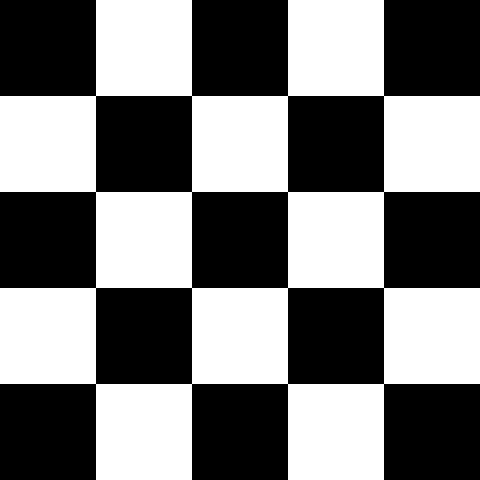
#> input picture A2/Data/Q1/checkerboard.png, 480 x 480 px, found by its file name
$ jupyter execute assignment2.ipynb   (older library calls are emulated)
#> lines starting #> are read from the running program, lines starting #| are printed output that depends on the picture; after the words box and inside, x2 and y2 are one past the last pixel; in counts of white or black regions, pixels touching at a corner belong together
# Assignment 2

[cell 1]
import matplotlib.pyplot as plt
import cv2
import numpy as np
from skimage import io
path = '/home/emile/git/ecse415/A2/'

## 1. Harris Corner Detection

### Checkerboard Image

#### Derivatives

[cell 2]
chk_img = cv2.imread(path+"Data/Q1/checkerboard.png")
#> chk_img is the input picture: shape (480, 480, 3); 48% white; 1 white region, box (x1, y1, x2, y2) and area: (0, 0, 480, 480) 110592
# crh_img = cv2.imread(path+"Data/Q1/courthouse_gray.jpg")

gray = cv2.cvtColor(chk_img, cv2.COLOR_RGB2GRAY)

I_x = cv2.Sobel(gray, cv2.CV_64F, 1, 0, ksize=3)
I_y = cv2.Sobel(gray, cv2.CV_64F, 0, 1, ksize=3)

plt.figure(figsize=(20, 30))
plt.subplot(131), plt.imshow(chk_img, cmap='gray')
plt.title("Original Image"), plt.xticks([]), plt.yticks([])
plt.subplot(132), plt.imshow(I_x, cmap='gray')
plt.title("I_x"), plt.xticks([]), plt.yticks([])
plt.subplot(133), plt.imshow(I_y, cmap='gray')
plt.title("I_y"), plt.xticks([]), plt.yticks([])
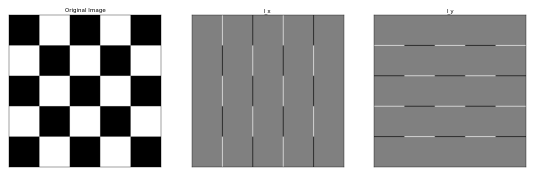
#> figure drawn by matplotlib, 3 panels

#### Square of Derivatives

[cell 3]
I_x2 = np.square(I_x)
I_y2 = np.square(I_y)
Ix_Iy = I_x * I_y
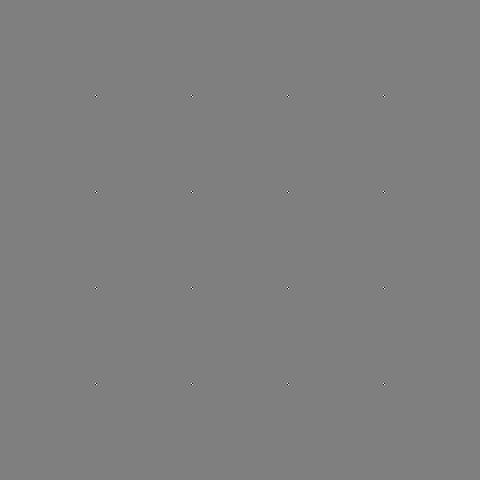
#> Ix_Iy: shape (480, 480) float64; min -260100, max 260100, mean 0; drawn with min black and max white

plt.figure(figsize=(10, 20))
plt.subplot(131), plt.imshow(I_x2, cmap='gray')
plt.title("I_x2"), plt.xticks([]), plt.yticks([])
plt.subplot(132), plt.imshow(I_y2, cmap='gray')
plt.title("I_y2"), plt.xticks([]), plt.yticks([])
plt.subplot(133), plt.imshow(Ix_Iy, cmap='gray')
plt.title("Ix_Iy"), plt.xticks([]), plt.yticks([])

#### Gaussian Filtering

[cell 4]
gauss_x = cv2.GaussianBlur(I_x2, (5,5), 0)
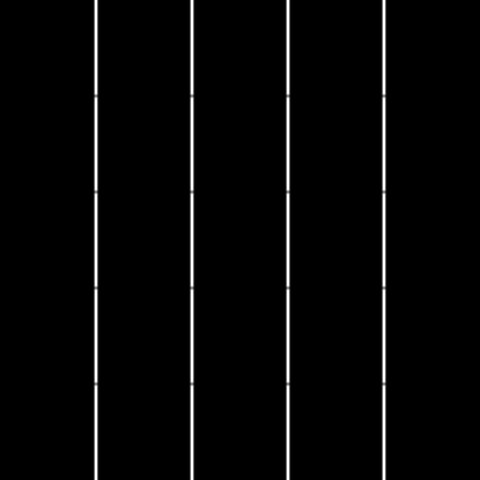
#> gauss_x: shape (480, 480) float64; min 0, max 650250, mean 17123.2; drawn with min black and max white
gauss_y = cv2.GaussianBlur(I_y2, (5,5), 0)
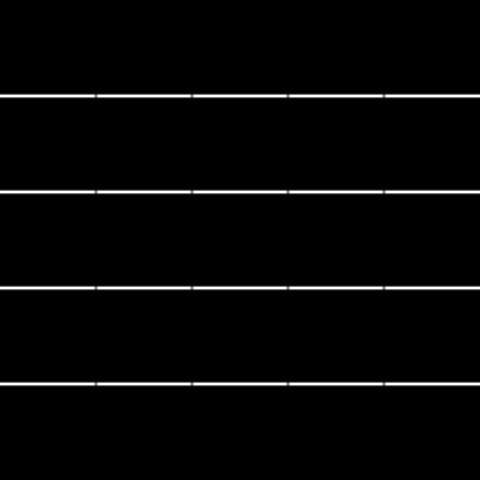
#> gauss_y: shape (480, 480) float64; min 0, max 650250, mean 17123.2; drawn with min black and max white
gauss_xy = cv2.GaussianBlur(Ix_Iy, (5,5), 0)

plt.figure(figsize=(10, 20))
plt.subplot(131), plt.imshow(gauss_x, cmap='gray')
plt.title("5x5 Gaussian of I_x2"), plt.xticks([]), plt.yticks([])
plt.subplot(132), plt.imshow(gauss_y, cmap='gray')
plt.title("5x5 Gaussian of I_y2"), plt.xticks([]), plt.yticks([])
plt.subplot(133), plt.imshow(gauss_xy, cmap='gray')
plt.title("5x5 Gaussian of Ix_Iy"), plt.xticks([]), plt.yticks([])

#### Cornerness function response

[cell 5]
harr = gauss_x * gauss_y - np.square(gauss_xy) - 0.05 * np.square(gauss_x + gauss_y)
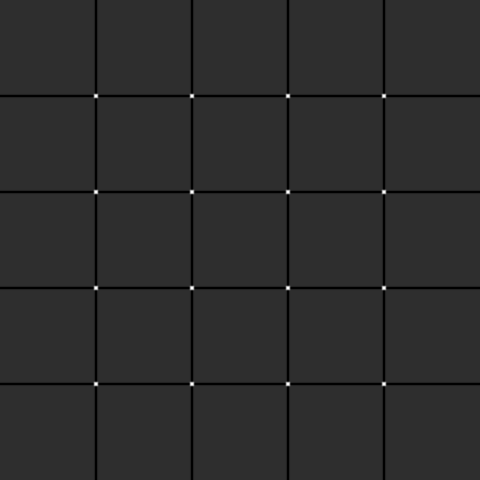
#> harr: shape (480, 480) float64; min -2.11e+10, max 9.54e+10, mean -762190119.2; drawn with min black and max white

plt.imshow(harr, cmap='gray')
plt.title("Cornerness function response"), plt.xticks([]), plt.yticks([])

#### Non-maxima suppresion

[cell 6]
# Non-maxima suppresion function taken from tutorial 3:
def non_max_suppression(img_mag, img_phs):

    M, N = img_mag.shape
    Z = np.zeros((M,N), dtype=np.int32)

    # convert img_phs (radian) into angle image
    img_angle = img_phs * 180. / np.pi
    img_angle[img_angle < 0] += 180


    for i in range(1,M-1): # Note that we are leaving 1 pixel gap on each side of image
        for j in range(1,N-1): # as for boundary pixels one of its neighbourhood pixel is not defined

            # store neighbourhood pixels in variables q and r
            q = 255
            r = 255

            #angle 0
            if (0 <= img_angle[i,j] < 22.5) or (157.5 <= img_angle[i,j] <= 180):
                q = img_mag[i, j+1]
                r = img_mag[i, j-1]
            #angle 45
            elif (22.5 <= img_angle[i,j] < 67.5):
                q = img_mag[i+1, j-1]
                r = img_mag[i-1, j+1]
            #angle 90
            elif (67.5 <= img_angle[i,j] < 112.5):
                q = img_mag[i+1, j]
                r = img_mag[i-1, j]
            #angle 135
            elif (112.5 <= img_angle[i,j] < 157.5):
                q = img_mag[i-1, j-1]
                r = img_mag[i+1, j+1]

            # if pixel magnitude is higher than both its neighbour than keep
            if (img_mag[i,j] >= q) and (img_mag[i,j] >= r):
                Z[i,j] = img_mag[i,j]
            # otherwise make its value to 0
            else:
                Z[i,j] = 0

    return Z

# gradient calculation function taken from tutorial 3:
def sobel_filters(img):
    Kx = np.array([[-1, 0, 1], [-2, 0, 2], [-1, 0, 1]], np.float32)
    Ky = np.array([[1, 2, 1], [0, 0, 0], [-1, -2, -1]], np.float32)

    Ix = cv2.filter2D(img, cv2.CV_64F, Kx)
    Iy = cv2.filter2D(img, cv2.CV_64F, Ky)

    # compute sobel Magnitude/Phase
    Im = cv2.magnitude(Ix, Iy)
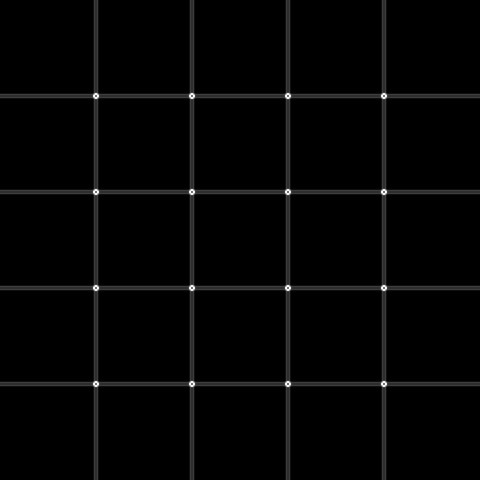
#> Im: shape (480, 480) float64; min 0, max 3.45e+11, mean 6e+09; drawn with min black and max white
    Im = Im / Im.max() * 255
    Ip = cv2.phase(Ix, Iy)
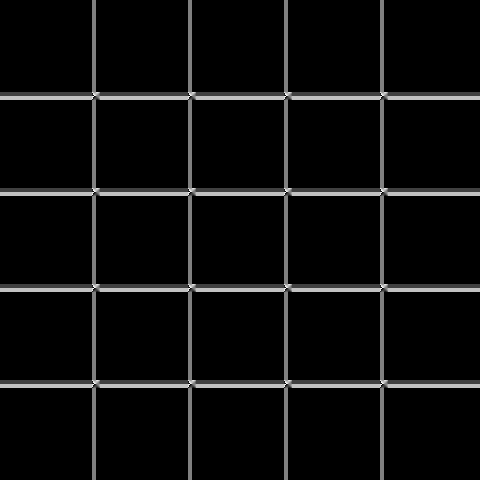
#> Ip: shape (480, 480) float64; min 0, max 6.22, mean 0.307; drawn with min black and max white

    return (Im, Ip)

mag, phs = sobel_filters(harr)
nms = non_max_suppression(mag, phs)
#> after the loop in non_max_suppression, `for i in range(1,M-1):`:
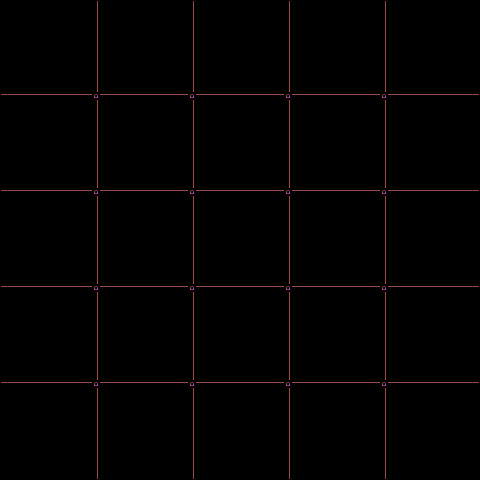
#> Z: shape (480, 480) int32; 4 distinct labels, from 0 to 255; one colour per label, 0 black

plt.imshow(nms, cmap='gray')
plt.title("Non-maxima suppresion"), plt.xticks([]), plt.yticks([])

#### Result

[cell 7]
cv2.normalize(nms, nms, 0, 2, cv2.NORM_MINMAX)
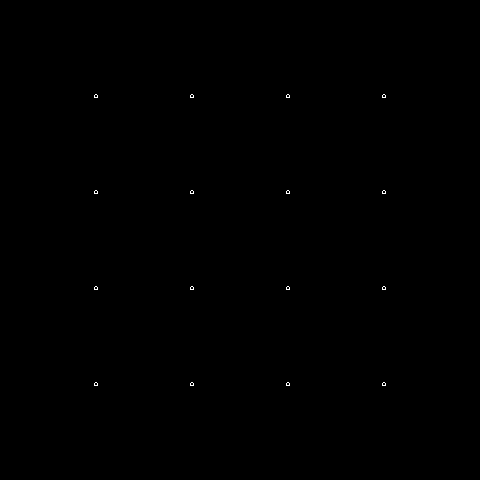
#> nms: shape (480, 480) int32; values 0 (black) and 2 (white), 0.07% white in thin lines or dots, all inside (x1, y1, x2, y2) = (94, 94, 386, 386)

thresh = 1.0

loc = np.where(nms >= thresh)
#> loc = 160 positions, rows 94 to 385, columns 94 to 385
chk_img_cp = chk_img.copy()
for pt in zip(*loc[::-1]):
    cv2.circle(chk_img_cp, pt, 5, (255,0,0), -1)
#> this loop made 160 passes
#> pt on passes 1 to 3: (95, 94), (96, 94), (191, 94)
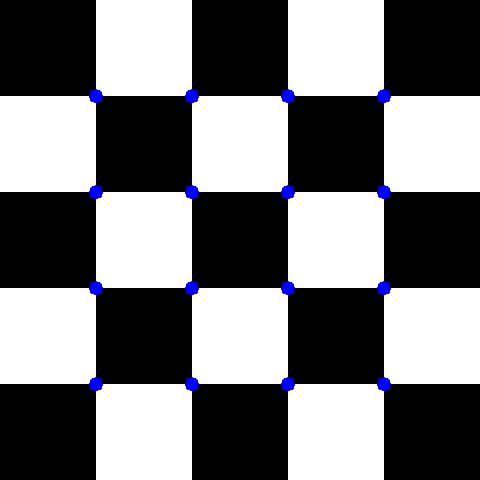
#> chk_img_cp: shape (480, 480, 3); 1.03% of pixels changed, all inside (x1, y1, x2, y2) = (89, 89, 391, 391)

plt.figure(figsize=(10,10))
plt.subplot(121), plt.imshow(chk_img, cmap='gray')
plt.title("Input image"), plt.xticks([]), plt.yticks([])
plt.subplot(122), plt.imshow(chk_img_cp, cmap='gray')
plt.title("Harris Corners"), plt.xticks([]), plt.yticks([])
plt.show()
#> figure, not shown here; B, G, R data is drawn as R, G, B
